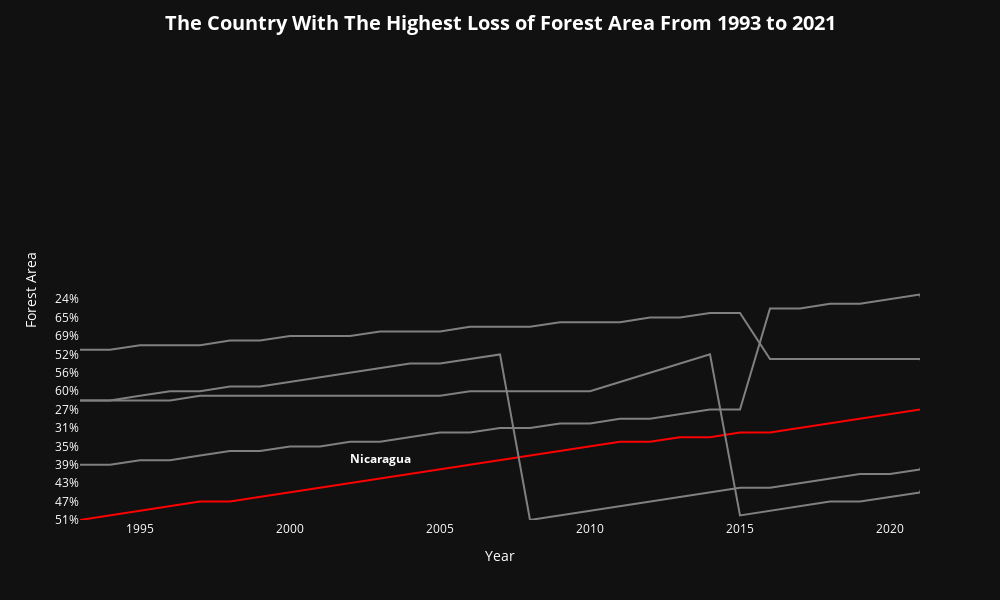

Notebook code for this chart:
### Markdown cell above
Create a linear graph that shows the decrease of forest area from 1993 to 2021 per country

### Code cell
import plotly.express as px


#edit database results for plotly
table_melted = table.melt(id_vars=['Country Name', 'Indicator Name', 'Total Forest Area Lost (1993 - 2021)'], var_name='Year', value_name='Forest_Area')
table_melted['Year'] = table_melted['Year'].str.extract('(\d+)', expand=False).astype(int)



#create graph
fig = px.line(table_melted, 
              x='Year', 
              y='Forest_Area', 
              color='Country Name',
              labels={'Forest_Area': 'Forest Area'},
              line_shape='linear',
              width=1000, height=600)


#gray out all lines
fig.update_traces(line=dict(color='gray'))

#find Country with the highest total loss of Forest Area from 1993 to 2021
highest_loss_country = table_melted.loc[table_melted['Total Forest Area Lost (1993 - 2021)'].idxmin()]['Country Name']


#Add annotations to the country with the highest Forest loss
anno_data = table_melted[table_melted['Country Name'] == highest_loss_country].iloc[10]
fig.add_annotation(x=anno_data['Year'], y=anno_data['Forest_Area'],
                   text=f"<b>{highest_loss_country}<b>",
                   showarrow=False, yshift=20)
    
last_data_point = table_melted[(table_melted['Country Name'] == highest_loss_country) & (table_melted['Year'] == table_melted['Year'].max())]
fig.add_annotation(x=last_data_point['Year'].values[0], y=last_data_point['Forest_Area'].values[0],
                   text=f"<b>Total % Lost: {last_data_point['Total Forest Area Lost (1993 - 2021)'].values[0]}%<b>",
                   showarrow=False, yshift=25)


#Edit Layout of Graph
fig.update_traces(selector={'name': highest_loss_country}, line=dict(color='red')) #make one data point stand out
fig.update_xaxes(showgrid=False, range=[1993,2021])
fig.update_yaxes(showgrid=False, range=[0,100])
fig.update_layout(showlegend=False, title_x=0.5, title=dict(text='<b>The Country With The Highest Loss of Forest Area From 1993 to 2021<b>', font=dict(size=20)),
                  paper_bgcolor='rgb(17,17,17)', plot_bgcolor='rgb(17,17,17)', font=dict(color='white')) # made the background black


fig.show()

### Figure 1 — Plotly figure (JSON) as saved in the notebook; plotly's stock layout.template omitted (floating-point values rounded to 4 significant figures)
{"data": [{"hovertemplate": "Country Name=Nicaragua<br>Year=%{x}<br>Forest Area=%{y}<extra></extra>", "legendgroup": "Nicaragua", "line": {"color": "red", "dash": "solid", "shape": "linear"}, "marker": {"symbol": "circle"}, "mode": "lines", "name": "Nicaragua", "orientation": "h", "showlegend": true, "type": "scatter", "x": [1993, 1994, 1995, 1996, 1997, 1998, 1999, 2000, 2001, 2002, 2003, 2004, 2005, 2006, 2007, 2008, 2009, 2010, 2011, 2012, 2013, 2014, 2015, 2016, 2017, 2018, 2019, 2020, 2021, 2022], "xaxis": "x", "y": ["51%", "50%", "49%", "48%", "47%", "47%", "46%", "45%", "44%", "43%", "42%", "41%", "40%", "39%", "38%", "37%", "36%", "35%", "34%", "34%", "33%", "33%", "32%", "32%", "31%", "30%", "29%", "28%", "27%", "%"], "yaxis": "y"}, {"hovertemplate": "Country Name=Paraguay<br>Year=%{x}<br>Forest Area=%{y}<extra></extra>", "legendgroup": "Paraguay", "line": {"color": "gray", "dash": "solid", "shape": "linear"}, "marker": {"symbol": "circle"}, "mode": "lines", "name": "Paraguay", "orientation": "h", "showlegend": true, "type": "scatter", "x": [1993, 1994, 1995, 1996, 1997, 1998, 1999, 2000, 2001, 2002, 2003, 2004, 2005, 2006, 2007, 2008, 2009, 2010, 2011, 2012, 2013, 2014, 2015, 2016, 2017, 2018, 2019, 2020, 2021, 2022], "xaxis": "x", "y": ["62%", "62%", "61%", "60%", "60%", "59%", "59%", "58%", "57%", "56%", "55%", "54%", "54%", "53%", "52%", "51%", "50%", "49%", "48%", "47%", "46%", "45%", "44%", "44%", "43%", "42%", "41%", "41%", "40%", "%"], "yaxis": "y"}, {"hovertemplate": "Country Name=Northern Mariana Islands<br>Year=%{x}<br>Forest Area=%{y}<extra></extra>", "legendgroup": "Northern Mariana Islands", "line": {"color": "gray", "dash": "solid", "shape": "linear"}, "marker": {"symbol": "circle"}, "mode": "lines", "name": "Northern Mariana Islands", "orientation": "h", "showlegend": true, "type": "scatter", "x": [1993, 1994, 1995, 1996, 1997, 1998, 1999, 2000, 2001, 2002, 2003, 2004, 2005, 2006, 2007, 2008, 2009, 2010, 2011, 2012, 2013, 2014, 2015, 2016, 2017, 2018, 2019, 2020, 2021, 2022], "xaxis": "x", "y": ["72%", "72%", "71%", "71%", "71%", "70%", "70%", "69%", "69%", "69%", "68%", "68%", "68%", "67%", "67%", "67%", "66%", "66%", "66%", "65%", "65%", "64%", "64%", "53%", "53%", "53%", "53%", "53%", "53%", "%"], "yaxis": "y"}, {"hovertemplate": "Country Name=Cambodia<br>Year=%{x}<br>Forest Area=%{y}<extra></extra>", "legendgroup": "Cambodia", "line": {"color": "gray", "dash": "solid", "shape": "linear"}, "marker": {"symbol": "circle"}, "mode": "lines", "name": "Cambodia", "orientation": "h", "showlegend": true, "type": "scatter", "x": [1993, 1994, 1995, 1996, 1997, 1998, 1999, 2000, 2001, 2002, 2003, 2004, 2005, 2006, 2007, 2008, 2009, 2010, 2011, 2012, 2013, 2014, 2015, 2016, 2017, 2018, 2019, 2020, 2021, 2022], "xaxis": "x", "y": ["62%", "62%", "62%", "62%", "61%", "61%", "61%", "61%", "61%", "61%", "61%", "61%", "61%", "60%", "60%", "60%", "60%", "60%", "58%", "56%", "54%", "52%", "50%", "49%", "48%", "47%", "47%", "46%", "45%", "%"], "yaxis": "y"}, {"hovertemplate": "Country Name=Gambia, The<br>Year=%{x}<br>Forest Area=%{y}<extra></extra>", "legendgroup": "Gambia, The", "line": {"color": "gray", "dash": "solid", "shape": "linear"}, "marker": {"symbol": "circle"}, "mode": "lines", "name": "Gambia, The", "orientation": "h", "showlegend": true, "type": "scatter", "x": [1993, 1994, 1995, 1996, 1997, 1998, 1999, 2000, 2001, 2002, 2003, 2004, 2005, 2006, 2007, 2008, 2009, 2010, 2011, 2012, 2013, 2014, 2015, 2016, 2017, 2018, 2019, 2020, 2021, 2022], "xaxis": "x", "y": ["39%", "39%", "38%", "38%", "37%", "36%", "36%", "35%", "35%", "34%", "34%", "33%", "32%", "32%", "31%", "31%", "30%", "30%", "29%", "29%", "28%", "27%", "27%", "26%", "26%", "25%", "25%", "24%", "23%", "%"], "yaxis": "y"}], "layout": {"annotations": [{"showarrow": false, "text": "<b>Nicaragua<b>", "x": 2003, "y": "42%", "yshift": 20}, {"showarrow": false, "text": "<b>Total % Lost: -24%<b>", "x": 2022, "y": "%", "yshift": 25}], "font": {"color": "white"}, "height": 600, "legend": {"title": {"text": "Country Name"}, "tracegroupgap": 0}, "margin": {"t": 60}, "paper_bgcolor": "rgb(17,17,17)", "plot_bgcolor": "rgb(17,17,17)", "showlegend": false, "title": {"font": {"size": 20}, "text": "<b>The Country With The Highest Loss of Forest Area From 1993 to 2021<b>", "x": 0.5}, "width": 1000, "xaxis": {"anchor": "y", "domain": [0, 1], "range": [1993, 2021], "showgrid": false, "title": {"text": "Year"}}, "yaxis": {"anchor": "x", "domain": [0, 1], "range": [0, 100], "showgrid": false, "title": {"text": "Forest Area"}}}}
